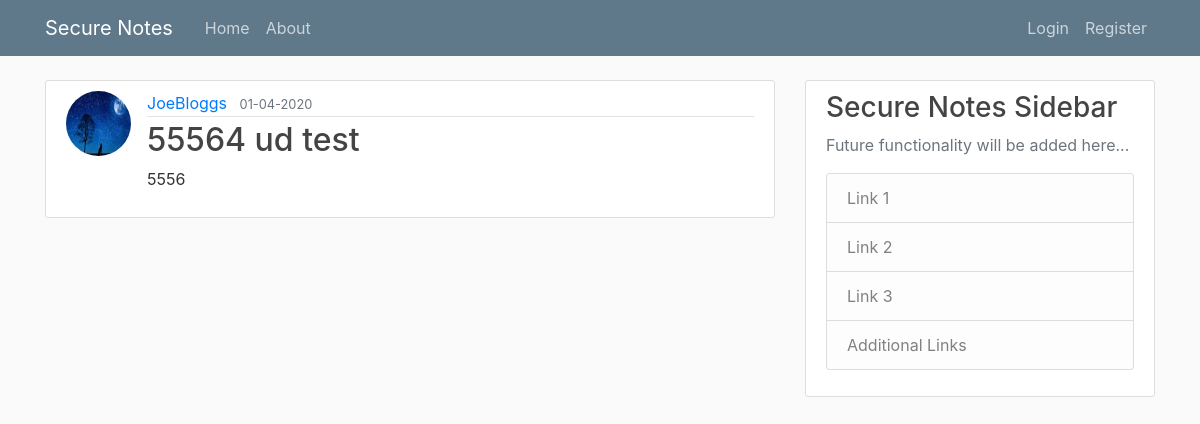
Screenshot of /note/11 with the database file from the repository.
### securenotes/models.py (models this page shows, shortened)
class User(db.Model, UserMixin):
    id = db.Column(db.Integer, primary_key=True)
    username = db.Column(db.String(20), unique=True, nullable=False)
    email = db.Column(db.String(120), unique=True, nullable=False)
    image_file = db.Column(db.String(20), nullable=False, default='default.jpg')
    password = db.Column(db.String(60), nullable=False)
    notes = db.relationship('Note', backref='author', lazy=True)

class Note(db.Model):
    id = db.Column(db.Integer, primary_key=True)
    title = db.Column(db.String(100), nullable=False)
    date_created = db.Column(db.DateTime, nullable=False, default=datetime.utcnow)
    content = db.Column(db.Text, nullable=False)
    user_id = db.Column(db.Integer, db.ForeignKey('user.id'), nullable=False)

### securenotes/routes.py (the view)
@app.route('/note/<int:note_id>')
def note(note_id):
    note = Note.query.get_or_404(note_id)
    return render_template('note.html', title=note.title, note=note)

### securenotes/templates/note.html (shortened to what this page needs)
{% extends "layout.html" %}
{% block content %}
      <article class="media content-section">
          <img class="rounded-circle article-img" src="{{ url_for('static', filename='profile_pics/' + note.author.image_file) }}">
          <div class="media-body">
              <div class="article-metadata">
              <a class="mr-2" href="{{ url_for('user_notes', username=note.author.username) }}">{{ note.author.username }}</a>
              <small class="text-muted">{{ note.date_created.strftime('%d-%m-%Y') }}</small>
              </div>
            <h2 class="article-title">{{ note.title }}</h2>
            <p class="article-content">{{ note.content }}</p>
          </div>
      </article>
{% endblock content %}

### securenotes/static/main.css (style rules this page uses)
body { background: #fafafa; color: #333333; margin-top: 5rem; }
h1, h2, h3, h4, h5, h6 { color: #444444; }
.content-section { background: #ffffff; padding: 10px 20px; border: 1px solid #dddddd; border-radius: 3px; margin-bottom: 20px; }
.article-title { color: #444444; }
.article-content { white-space: pre-line; }
.article-img { height: 65px; width: 65px; margin-right: 16px; }
.article-metadata { padding-bottom: 1px; margin-bottom: 4px; border-bottom: 1px solid #e3e3e3 }

### rows the page displays
User: image_file (picture), author.username "JoeBloggs"
Note: date_created "01-04-2020", title "55564 ud test", content "5556"
